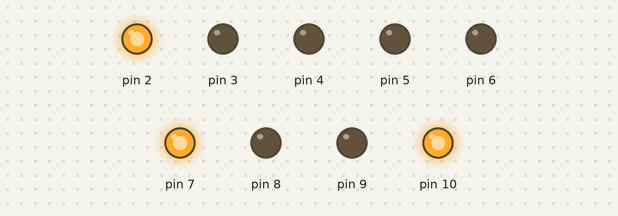
This sketch was run on a simulated Arduino Uno, built with avr-gcc and run on an emulated ATmega328P. Parts: output pins drawn as LEDs (lit = HIGH).

Above: at 0.5 s.
At 3.5 s:
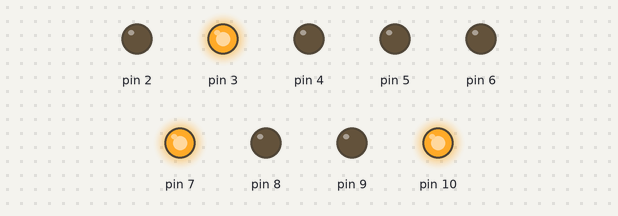
At 6.5 s:
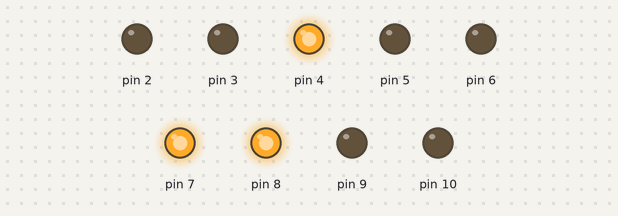
At 9.5 s:
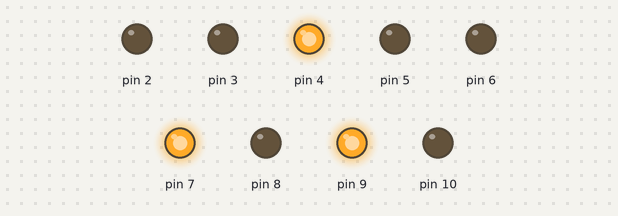
At 12.5 s:
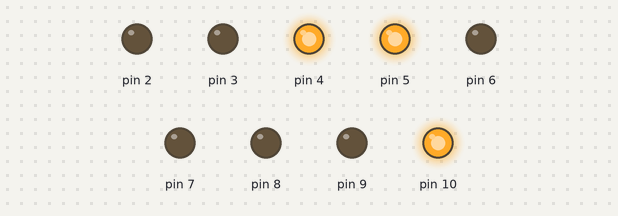
At 15.5 s:
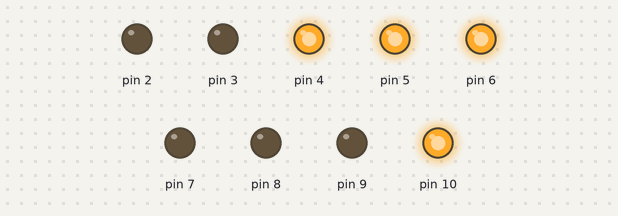
Timing chart, 0 to 20.7 s (numbered marks = the images above):
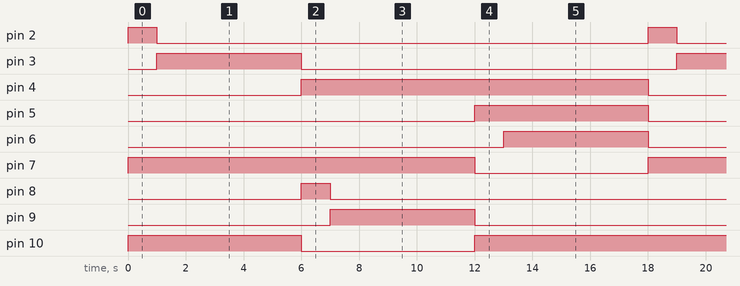

Measured:
- by itself, pin 2, pin 8: alternates HIGH for 1.0 s and LOW for 17.0 s
- by itself, pin 3, pin 6, pin 9: alternates HIGH for 5.0 s and LOW for 13.0 s
- by itself, pin 4, pin 7: alternates HIGH for 12.0 s and LOW for 6.0 s
- by itself, pin 5: alternates HIGH for 6.0 s and LOW for 12.0 s
- by itself, pin 10: goes HIGH 6.0 s, LOW 6.0 s, HIGH 12.0 s, LOW 6.0 s, then HIGH

The sketch:

traffic_light_code.ino
```cpp
   void setup() {
  // configure the output pins
  pinMode(2,OUTPUT);
  pinMode(3,OUTPUT);
  pinMode(4,OUTPUT);
  pinMode(5,OUTPUT);
  pinMode(6,OUTPUT);
  pinMode(7,OUTPUT);
  pinMode(8,OUTPUT);
  pinMode(9,OUTPUT);
  pinMode(10,OUTPUT);
}

void loop()
{
  digitalWrite(2,1); //enables the yellow lights
  digitalWrite(7,1);
  digitalWrite(10,1);
  digitalWrite(4,0);
  digitalWrite(3,0);
  digitalWrite(6,0);
  digitalWrite(8,0);
  digitalWrite(9,0);
  digitalWrite(5,0);
  delay(1000);

  digitalWrite(3,1); //enables the 1st set of signals
  digitalWrite(6,0);
  digitalWrite(2,0);
  digitalWrite(7,1);
  digitalWrite(10,1);
  delay(5000);

  digitalWrite(4,1); //enables the yellow lights
  digitalWrite(5,0);
  digitalWrite(10,0);
  digitalWrite(2,0);
  digitalWrite(3,0);
  digitalWrite(6,0);
  digitalWrite(8,1);
  digitalWrite(9,0);
  digitalWrite(7,1);
  delay(1000);

  digitalWrite(9,1); //enables the 2nd set of signals
  digitalWrite(7,1);
  digitalWrite(8,0);
  digitalWrite(10,0);
  digitalWrite(5,0);
  digitalWrite(4,1);
  delay(5000);

  digitalWrite(8,0);  //enables the yellow lights
  digitalWrite(4,1);
  digitalWrite(7,0);
  digitalWrite(2,0);
  digitalWrite(3,0);
  digitalWrite(5,1);
  digitalWrite(6,0);
  digitalWrite(9,0);
  digitalWrite(10,1);
  delay(1000);

  digitalWrite(6,1); //enables the 3rd set of signals
  digitalWrite(10,1);
  digitalWrite(7,0);
  digitalWrite(8,0);
  digitalWrite(4,1);
  delay(5000);
}
```
